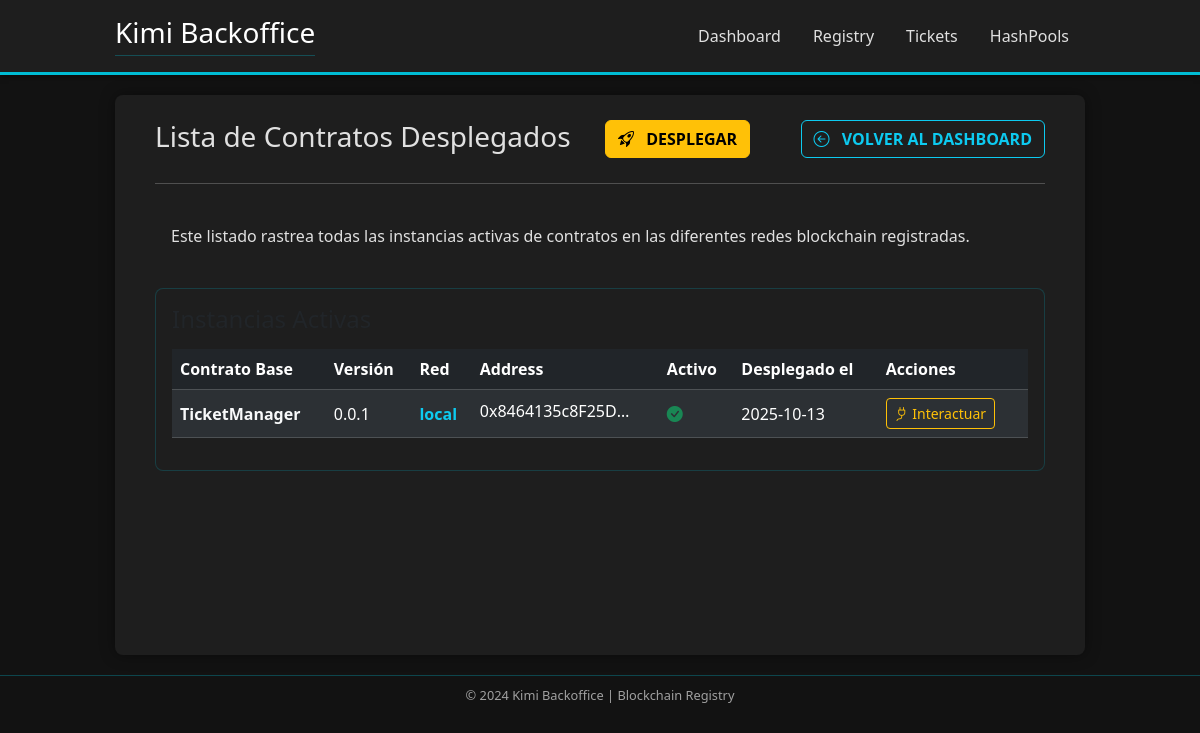
Page /contractRegistry/deployed/list/ on the earlier database version.
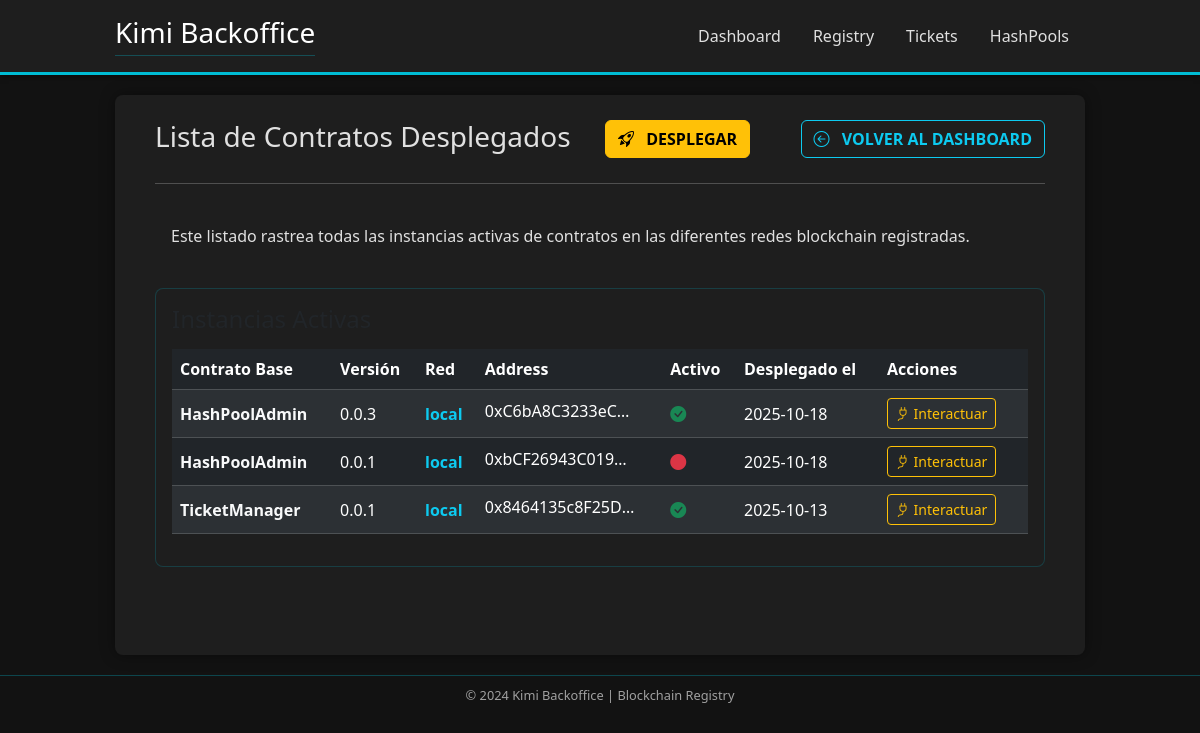
Same page on the later database version.
### contractRegistry/models.py (models this page shows, shortened)
class DeployedContract(models.Model):
    contract_version = models.ForeignKey(ContractVersion, on_delete=models.PROTECT, related_name='deployments')
    network = models.ForeignKey(Network, on_delete=models.PROTECT, related_name='deployed_contracts')
    is_current = models.BooleanField(default=False)
    deployerAddress = models.ForeignKey(DeployerAddress, on_delete=models.PROTECT)
    base_contract = models.ForeignKey(BaseContract, on_delete=models.CASCADE, related_name='deployed_instances', editable=False, db_index=False)
    created_at = models.DateTimeField(auto_now_add=True)
    updated_at = models.DateTimeField(auto_now=True)
    params = models.JSONField(blank=True, null=True, help_text="Parámetros del constructor usados en el despliegue.")
    status = models.CharField(
        max_length=15,
        choices=DeploymentStatus.choices,
        default=DeploymentStatus.PENDING_SIGNATURE
    )
    transaction_hash = models.CharField(
        max_length=66,
        null=True,
        blank=True,
        unique=True
    )
    raw_tx_data = models.JSONField(
        null=True,
        blank=True,
        help_text="Datos de la transacción sin firmar, generados por web3.py."
    )
    address = models.CharField(max_length=42, null=True, blank=True)
    gas_used = models.BigIntegerField(null=True, blank=True)
    class Meta:
        constraints = [
            UniqueConstraint(
                fields=['address', 'network'],
                name='unique_address_per_network'
            ),
            UniqueConstraint(
                fields=['network', 'base_contract'],
                condition=Q(is_current=True),
                name='unique_deployment_per_base_contract_per_network'
            )
        ]

class ContractVersion(models.Model):
    base_contract = models.ForeignKey(BaseContract, on_delete=models.CASCADE, related_name='versions')
    version = models.CharField(max_length=50)
    bytecode = models.TextField()
    abi = models.JSONField()
    created_at = models.DateTimeField(auto_now_add=True)
    class Meta:
        constraints = [
            UniqueConstraint(
                fields=['base_contract', 'version'],
                name='unique_version_per_base_contract'
            )
        ]

class BaseContract(models.Model):
    name = models.CharField(max_length=100, unique=True)
    descripcion = models.TextField(blank=True, help_text="Descripción opcional del contrato base.")
    created_at = models.DateTimeField(auto_now_add=True)

class Network(models.Model):
    name = models.CharField(max_length=100, unique=True)
    rpc_url = models.URLField()
    chain_id = models.PositiveIntegerField(unique=True)

### contractRegistry/views.py (the view)
# urls.py: path('deployed/list/', views.deployedContractList, name='deployed_contract_list'),
def deployedContractList(request):
    deployed_contracts = DeployedContract.objects.filter(
        status=DeploymentStatus.CONFIRMED
    ).order_by(
        '-updated_at'
    )
    context = {
        'deployed_contracts': deployed_contracts
    }
    return render(request, 'contractRegistry/deployed_contract_list.html', context)

### templates/contractRegistry/deployed_contract_list.html (shortened to what this page needs)
{% extends 'base.html' %}
{% load static %}
{% block content %}
  <div class="centered-container mx-auto dashboard-content">
    <div class="d-flex justify-content-between align-items-center mb-4 border-0">
      <h2 class="h3 text-accent mb-0" style="border-bottom: none !important;">Lista de Contratos Desplegados</h2>
      <a href="{% url 'contractRegistry:deploy_contract' %}" class="btn btn-warning fw-bold text-uppercase me-3"><i class="bi bi-rocket-takeoff me-2"></i> Desplegar</a>
      <a href="{% url 'contractRegistry:index' %}" class="btn btn-outline-info fw-bold text-uppercase"><i class="bi bi-arrow-left-circle me-2"></i> Volver al Dashboard</a>
    </div>
    <hr class="text-accent mt-0 mb-4" />
    <div class="mb-4 welcome-card p-3 d-flex justify-content-between align-items-start">
      <div style="text-align: justify;">
        <p class="mb-0 text-text-dim">Este listado rastrea todas las instancias activas de contratos en las diferentes redes blockchain registradas.</p>
      </div>
    </div>
    <div class="card status-card-table p-3">
      <h4 class="text-text-light mb-3">Instancias Activas</h4>
      <table class="table table-dark table-striped table-hover">
        <thead>
          <tr>
            <th scope="col" class="text-accent">Contrato Base</th>
            <th scope="col" class="text-accent">Versión</th>
            <th scope="col" class="text-accent">Red</th>
            <th scope="col" class="text-accent">Address</th>
            <th scope="col" class="text-accent">Activo</th>
            <th scope="col" class="text-accent">Desplegado el</th>
            <th scope="col" class="text-accent">Acciones</th>
          </tr>
        </thead>
        <tbody>
          {% for deployment in deployed_contracts %}
            <tr class="text-text-dim align-middle">
              <td class="fw-bold text-light">{{ deployment.contract_version.base_contract.name }}</td>
              <td>{{ deployment.contract_version.version }}</td>
              <td class="fw-bold text-info">{{ deployment.network.name }}</td>
              <td>
                <span class="d-inline-block text-truncate" style="max-width: 150px;">{{ deployment.address }}</span>
              </td>
              <td>
                {% if deployment.is_current %}
                  <i class="bi bi-check-circle-fill text-success" title="Versión de contrato activa actualmente"></i>
                {% else %}
                  <i class="bi bi-circle-fill text-danger" title="Versión de contrato inactiva/obsoleta"></i>
                {% endif %}
              </td>
              <td>{{ deployment.updated_at|date:'Y-m-d' }}</td>
              <td>
                <button class="btn btn-sm btn-outline-warning me-2 interact-btn" data-bs-toggle="modal" data-bs-target="#interactionModal" data-address="{{ deployment.address }}" data-abi="{{ deployment.contract_version.abi|escapejs }}"><i class="bi bi-plug"></i> Interactuar</button>
              </td>
            </tr>
          {% empty %}
            <tr class="text-center">
              <td colspan="7" class="text-warning fw-bold">No hay contratos desplegados activos registrados aún.</td>
            </tr>
          {% endfor %}
        </tbody>
      </table>
    </div>
  </div>
{% endblock %}

### templates/base.html (shortened to what this page needs)
<!DOCTYPE html>
{% load static %}
{% load bootstrap5 %}
<html lang="en">
  <head>
    <link rel="stylesheet" href="https://cdn.jsdelivr.net/npm/bootstrap-icons@1.11.3/font/bootstrap-icons.min.css" />
    {% bootstrap_css %}
  </head>
  <body>
    <header class="app-header sticky-top">
      <div class="centered-container mx-auto">
        <div class="d-flex justify-content-between align-items-center py-3">
          {% block header %}
            <h1 class="h3 mb-0 text-white">Kimi Backoffice</h1>
          {% endblock %}
          <nav class="app-nav">
            {% block nav %}
              <ul class="nav">
                <li class="nav-item">
                  <a class="nav-link" href="{% url 'project_index' %}">Dashboard</a>
                </li>
                <li class="nav-item">
                  <a class="nav-link" href="{% url 'contractRegistry:index' %}">Registry</a>
                </li>
                <li class="nav-item">
                  <a class="nav-link" href="{% url 'tickets:index' %}">Tickets</a>
                </li>
                <li class="nav-item">
                  <a class="nav-link" href="{% url 'hashPool:index' %}">HashPools</a>
                </li>
              </ul>
            {% endblock %}
          </nav>
        </div>
      </div>
    </header>
    <div class="centered-container mx-auto">
      <main class="main-content">
        {% block content %}
        {% endblock %}
      </main>
    </div>
    <footer class="app-footer">
      <div class="centered-container mx-auto text-center">
        {% block footer %}
          <p>&copy; {{ year|default:'2024' }} Kimi Backoffice | Blockchain Registry</p>
        {% endblock %}
      </div>
    </footer>
  </body>
</html>

### templates/base.html (style rules this page uses)
:root { --base-bg: #121212; --card-bg: #1e1e1e; --accent: #00bcd4; --success: #4caf50; --text-light: #e0e0e0; --text-dim: #a0a0a0; }
body { background-color: var(--base-bg); color: var(--text-light); font-family: 'Segoe UI', Tahoma, Geneva, Verdana, sans-serif; margin: 0; padding: 0; }
.centered-container { max-width: 1000px; padding: 0 15px; }
.app-header { background-color: var(--card-bg); border-bottom: 3px solid var(--accent); box-shadow: 0 2px 5px rgba(0, 0, 0, 0.5); }
.app-nav .nav-link { color: var(--text-light) !important; transition: color 0.3s, border-bottom 0.3s; }
.main-content { background-color: var(--card-bg); border-radius: 8px; padding: 25px; box-shadow: 0 0 15px rgba(0, 0, 0, 0.4); margin-top: 20px; min-height: 70vh; }
h1, h2, h3 { color: var(--accent); border-bottom: 1px solid rgba(0, 188, 212, 0.3); padding-bottom: 5px; margin-bottom: 20px; }
.app-footer { border-top: 1px solid rgba(0, 188, 212, 0.3); padding-top: 10px; margin-top: 20px; color: var(--text-dim); font-size: 0.8rem; }
.status-card-table { background-color: var(--card-bg); border: 1px solid rgba(0, 188, 212, 0.2); border-radius: 8px; }

Differences in the rows shown:
added DeployedContract: contract_version.base_contract.name "HashPoolAdmin", contract_version.version "0.0.3", network.name "local", address "0xC6bA8C3233eC…", is_current True (drawn), updated_at "2025-10-18"
added DeployedContract: contract_version.base_contract.name "HashPoolAdmin", contract_version.version "0.0.1", network.name "local", address "0xbCF26943C019…", is_current False (drawn), updated_at "2025-10-18"
